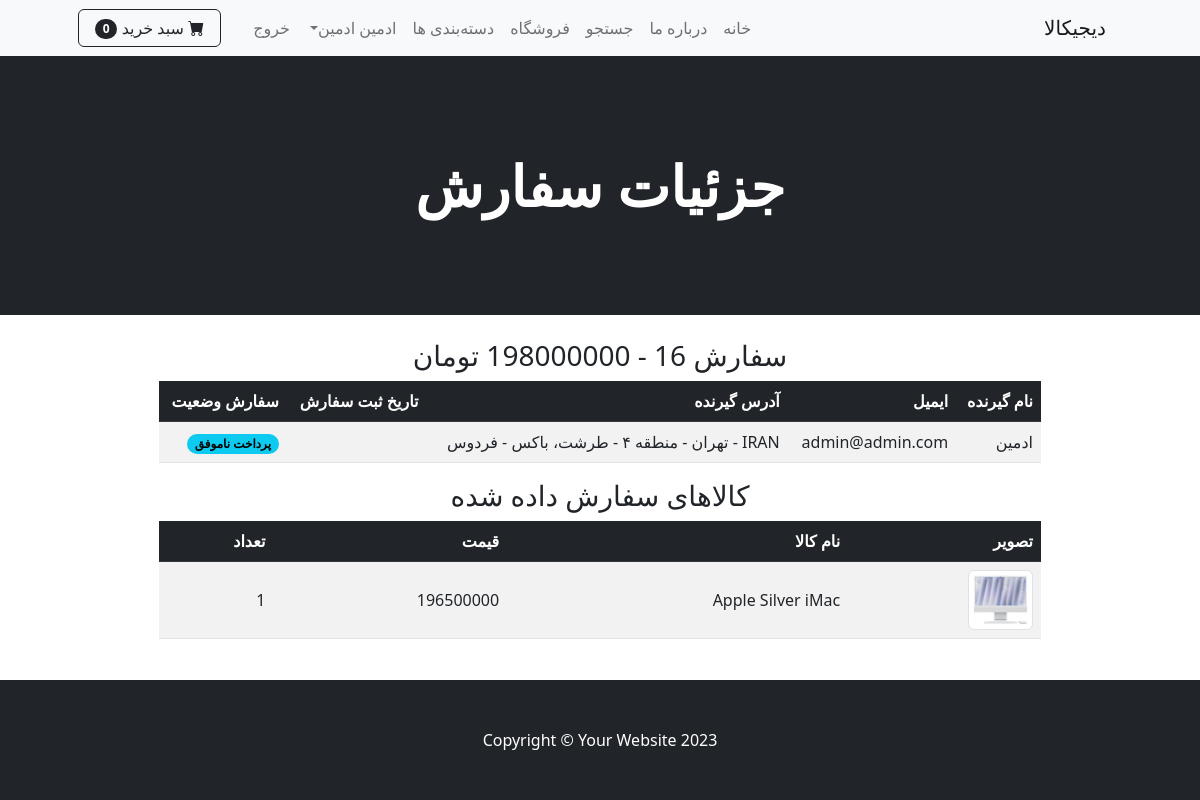
Screenshot of /accounts/order_detail/16 (signed in) with the database file from the repository.
### payment/models.py (models this page shows, shortened)
class Order(models.Model):
    STATUS = [
        ('pending', 'در انتظار پرداخت'),
        ('paid', 'پرداخت شده'),
        ('processing', 'در حال پردازش'),
        ('shipped', 'ارسال شده'),
        ('delivered', 'تحویل داده شده'),
        ('cancelled', 'لغو شده'),
        ('failed', 'پرداخت ناموفق'),
    ]
    user = models.ForeignKey(
        User, on_delete=models.CASCADE, null=True, blank=False)
    fullName = models.CharField(max_length=255)
    email = models.CharField(max_length=255)
    shipping_address = models.CharField(max_length=250, blank=True)
    amount = models.DecimalField(decimal_places=0, max_digits=12)
    status = models.CharField(max_length=50, choices=STATUS, default='pending')
    date_ordered = jmodels.jDateTimeField(auto_now_add=True)
    last_update = jmodels.jDateTimeField(auto_now=True)
    uuid = models.UUIDField(default=uuid.uuid4, unique=True, editable=False)

class OrderItem(models.Model):
    order = models.ForeignKey(
        Order, on_delete=models.CASCADE, null=True, blank=False)
    product = models.ForeignKey(
        Product, on_delete=models.CASCADE, null=True, blank=False)
    user = models.ForeignKey(
        User, on_delete=models.CASCADE, null=True, blank=False)
    quantity = models.PositiveIntegerField(default=1)
    price = models.DecimalField(decimal_places=0, max_digits=12)

### shop/models.py (models this page shows, shortened)
class Product(models.Model):
    product_name = models.CharField(max_length=255)
    product_describtion = models.CharField(
        max_length=255, default="", blank=True, null=True
    )
    product_price = models.DecimalField(
        default=0, max_digits=18, decimal_places=0)
    product_category = models.ForeignKey(
        Category, on_delete=models.PROTECT, default=1)
    product_image = models.ImageField(upload_to="upload/product/")
    is_sale = models.BooleanField(default=False)
    sale_price = models.DecimalField(
        default=0, max_digits=18, decimal_places=0)
    quantity = models.PositiveIntegerField(default=0)
    star = models.IntegerField(default=0, validators=[
                               MaxValueValidator(5), MinValueValidator(0)])

### accounts/views.py (the view)
# urls.py: path("order_detail/<int:pk>", views.order_detail, name="order_detail"),
def order_detail(request, pk):
    if request.user.is_authenticated:
        order = Order.objects.get(id=pk)
        items = OrderItem.objects.filter(order=pk)
        return render(request, 'accounts/order_detail.html', {'order': order, 'items': items})
    else:
        messages.success(request, 'دسترسی به اسن صفخه امکان پذیر نیست!')
        return redirect('login')

### cart/cart.py (called while the page is built)
    def __len__(self):
        return sum(item['qty'] for item in self.cart.values())

### cart/context_processors.py (called while the page is built)
def cart(request):
    return {'cart': Cart(request)}

### templates/accounts/order_detail.html
{% extends 'base.html' %}
{% block content %}
{% load humanize %}
<header class="bg-dark py-5">
	<div class="container px-4 px-lg-5 my-5">
		<div class="text-center text-white">
			<h1 class="display-4 fw-bolder">جزئیات سفارش</h1>
		</div>
	</div>
</header>
<div class="container">
	<div class="row">
		<center>
			<div class="col-10 p-4">
				<h3>سفارش {{order.id}} - {{order.amount}} تومان</h3>
				<table class="table table-striped">
					<thead class="table-dark">
						<tr>
							<th scope="col">نام گیرنده</th>
							<th scope="col">ایمیل</th>
							<th scope="col">آدرس گیرنده</th>
							<th scope="col">تاریخ ثبت سفارش</th>
							<th scope="col">سفارش وضعیت</th>
						</tr>
					</thead>
					<tbody>
						<tr>
							<td>{{order.fullName}}</td>
							<td>{{order.email}}</td>
							<td>{{order.shipping_address}}</td>
							<td>{{order.date_ordered | date:"14y/m/d h:i:s"}}</td>
							<td><span class="badge rounded-pill
											{% if order.status == 'pending' %}text-bg-primary
											{% elif order.status == 'paid' %}text-bg-success
											{% elif order.status == 'processing' %}text-bg-info
											{% elif order.status == 'shipped' %}text-bg-warning
											{% elif order.status == 'delivered' %}text-bg-success
											{% elif order.status == 'cancelled' %}text-bg-warning
											{% elif order.status == 'failed' %}text-bg-info
											{% else %}text-bg-primary{% endif %}">
									{{order.get_status_display}}</span>
							</td>
						</tr>
					</tbody>
				</table>
				<h3>کالاهای سفارش داده شده</h3>
				<table class="table table-striped">
					<thead class="table-dark">
						<tr>
							<th scope="col">تصویر</th>
							<th scope="col">نام کالا</th>
							<th scope="col">قیمت</th>
							<th scope="col">تعداد</th>
						</tr>
					</thead>
					<tbody>
						{% for item in items %}
						<tr>
							<td><img class="img-thumbnail" src="{{item.product.product_image.url}}"></td>
							<td>{{item.product.product_name}}</td>
							<td>
								{% if item.product.is_sale %}
								{{item.product.sale_price}}
								{% else %}
								{{item.product.product_price}}
								{% endif %}
							</td>
							<td>{{item.quantity}}</td>
						</tr>
						{% endfor %}
					</tbody>
				</table>
			</div>
		</center>
	</div>
</div>
{% endblock %}

### templates/navbar.html (shortened to what this page needs)
<nav class="navbar navbar-expand-lg navbar-light bg-light">
	<div class="container px-4 px-lg-5">
		<a class="navbar-brand" href="{% url 'shop' %}">دیجیکالا</a>
		<div class="collapse navbar-collapse" id="navbarSupportedContent">
			<ul class="navbar-nav me-auto mb-2 mb-lg-0 ms-lg-4">
				<li class="nav-item"><a class="nav-link {% if request.path == '/' %}active{% endif %}"
						aria-current="page" href="{% url 'home' %}">خانه</a>
				</li>
				<li class="nav-item"><a class="nav-link {% if request.path == '/about/' %}active{% endif %}"
						href="{% url 'about' %}">درباره ما</a></li>
				<li class="nav-item"><a class="nav-link {% if request.path == '/shop/search' %}active{% endif %}"
						href="{% url 'search' %}">جستجو</a></li>
				<li class="nav-item"><a class="nav-link {% if request.path == '/shop/' %}active{% endif %}"
						href="{% url 'shop' %}">فروشگاه</a></li>
				<li class="nav-item"><a class="nav-link {% if request.path == '/shop/category/' %}active{% endif %}"
						href="{% url 'category_summary' %}">دسته‌بندی ها</a></li>
				{% if user.is_authenticated %}
				<li class="nav-item dropdown">
					<a class="nav-link dropdown-toggle" id="navbarDropdown" href="#" role="button"
						data-bs-toggle="dropdown" aria-expanded="false">{{user.first_name}}
						{{user.last_name}}</a>
				</li>
				<li class="nav-item"><a class="nav-link {% if request.path == '/accounts/logout/' %}active{% endif %}"
						href="{% url 'logout' %}">خروج</a></li>
				{% else %}
				<li class="nav-item"><a class="nav-link {% if request.path == '/accounts/login/' %}active{% endif %}"
						href="{% url 'login' %}">ورود</a></li>
				<li class="nav-item"><a class="nav-link {% if request.path == '/accounts/register/' %}active{% endif %}"
						href="{% url 'register' %}">ثبت نام</a></li>
				{% endif %}
			</ul>
			<form class="d-flex">
				<a href="{% url 'cart_summary' %}" class="btn btn-outline-dark">
					<i class="bi-cart-fill me-1"></i>
					سبد خرید
					<span class="badge bg-dark text-white ms-1 rounded-pill" id="cart_quantity">{{cart | length}}</span>
				</a>
			</form>
		</div>
	</div>
</nav>

### rows the page displays
Order: fullName "ادمین", email "admin@admin.com", shipping_address "IRAN - تهران - منطقه ۴ - طرشت، باکس - فردوس", status "پرداخت ناموفق"
OrderItem: product.product_image (picture), product.product_name "Apple Silver iMac", product.sale_price "196500000", quantity "1"

### other values shown
{{ user.first_name }} "ادمین"
{{ user.last_name }} "ادمین"
{{ cart | length }} "0"
